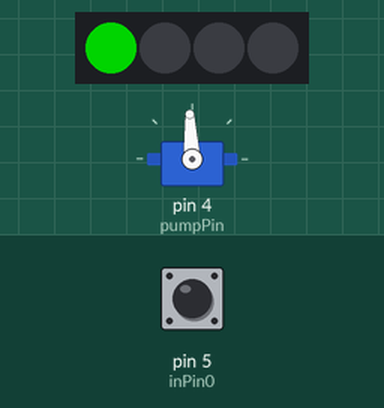
Bench run of a sketch on a simulated Arduino Uno, built with avr-gcc and run on an emulated ATmega328P. On the bench: servo, 4 RGB LEDs in strip order, left to right. The test bench sets the inputs (shaded band); at power-on: pin 5 (inPin0) HIGH. Dim RGB values are drawn brighter than linear.

Above: at 1.2 s.
1.3 s: pin 5 (inPin0) pulled LOW for 0.15 s
At 1.37 s:
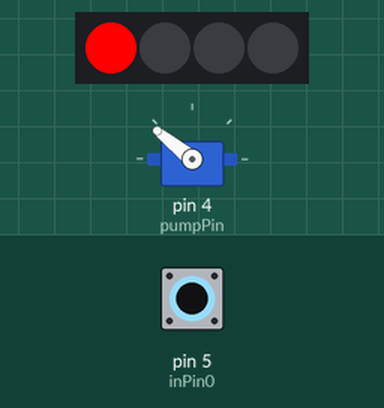
2.9 s: pin 5 (inPin0) pulled LOW for 3.2 s
At 6.4 s:
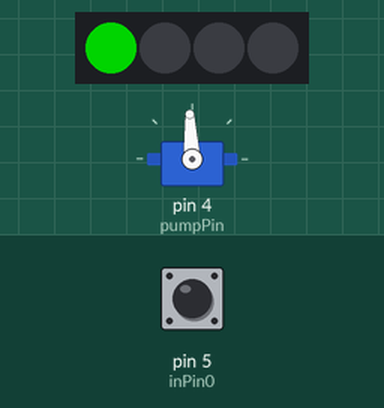
Timing chart, 0 to 7.9 s (numbered marks = the images above; inputs shaded):
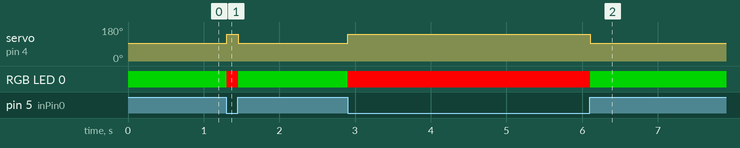

The sketch:

pwmDriverV001.ino
```cpp
#include "FastLED.h"
#include <Servo.h>

Servo waterPumpServo;

#define speedControlMin 1000
#define speedControlMid 1500
#define speedControlMax 2000


#define pumpPin 4    // Output
#define inPin0 5     // Input

long pumpPWM = speedControlMid;

#define NUM_LEDS 4
#define DATA_PIN 3

// Define the array of leds
CRGB leds[NUM_LEDS];


void setup() {
  // initialize serial port
  //Serial.begin(115200);

  // Setup the PWM for the pump speed controller
  waterPumpServo.attach(pumpPin);
  waterPumpServo.writeMicroseconds(speedControlMid);

  pinMode(inPin0, INPUT_PULLUP);

  FastLED.addLeds<NEOPIXEL, DATA_PIN>(leds, NUM_LEDS);
}

void loop() {
  if (digitalRead(inPin0) == false) {
    pumpPWM = speedControlMax;

    // Turn the LED on, then pause
    leds[0] = CRGB::Red;
    FastLED.show();

    //Serial.println("HIGH");
  }
  else {
    pumpPWM = speedControlMid;

    // Now turn the LED off, then pause
    leds[0] = CRGB::Green;
    FastLED.show();

    //Serial.println("LOW");
  }

  waterPumpServo.writeMicroseconds(pumpPWM);
}
```

Measured:
- after the input at 1.3 s, servo on pin 4 (pumpPin): 93° → 141° at once, → 93° 0.15 s later; RGB LED 0: RGB(0, 128, 0) → RGB(255, 0, 0) at once, → RGB(0, 128, 0) 0.15 s later
- after the input at 2.9 s, servo on pin 4 (pumpPin): 93° → 141° at once, → 93° 3.2 s later; RGB LED 0: RGB(0, 128, 0) → RGB(255, 0, 0) at once, → RGB(0, 128, 0) 3.2 s later
